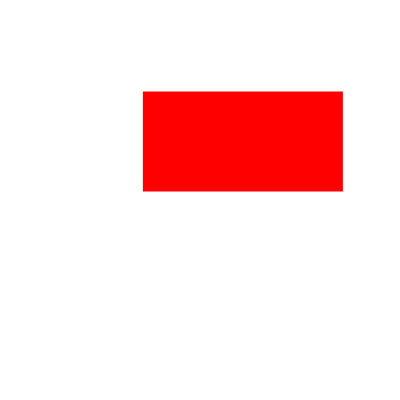
Frame 1 (no input)
Frame 60 (no input): identical to frame 1, image omitted
Frame 120 (the mouse pressed at the canvas centre since frame 60): identical to frame 1, image omitted

The p5.js sketch that drew this single still picture (run headless with seeded random() and noise() and a simulated clock; from frame 60 on, the mouse is pressed at the canvas centre):

// p5.js sketch
// ── sketch.js
let rectX, rectY;
let rectW = 200;
let rectH = 100;

function setup() {
    createCanvas(400, 400);
    rectMode(CENTER);
    noStroke();
    fill(255, 0, 0);
    rectX = random(100, 300);
    rectY = random(100, 300);
}

function draw() {
    background(255);
    rect(rectX, rectY, rectW, rectH);
}

function mouseDragged() {
    // If the mouse is over the rectangle...
    if (mouseX >= rectX - rectW / 2 && mouseX <= rectX + rectW / 2
        && mouseY >= rectY - rectH / 2 && mouseY <= rectY + rectH / 2) {
        rectX = mouseX;
        rectY = mouseY;
    }
}
// ── moveShapesFunction.html
<!DOCTYPE html>
<html lang="en">
  <head>
    <meta charset="utf-8" />
    <meta name="viewport" content="width=device-width, initial-scale=1.0">

    <title>W3 Lecture 1 - moveShapesFunction</title>

    <link rel="stylesheet" type="text/css" href="./lib/main-styles.css">

    <script src="./lib/libraries/p5.min.js"></script>
  </head>

  <body>
    <script src="sketch.js"></script>
  </body>
</html>
